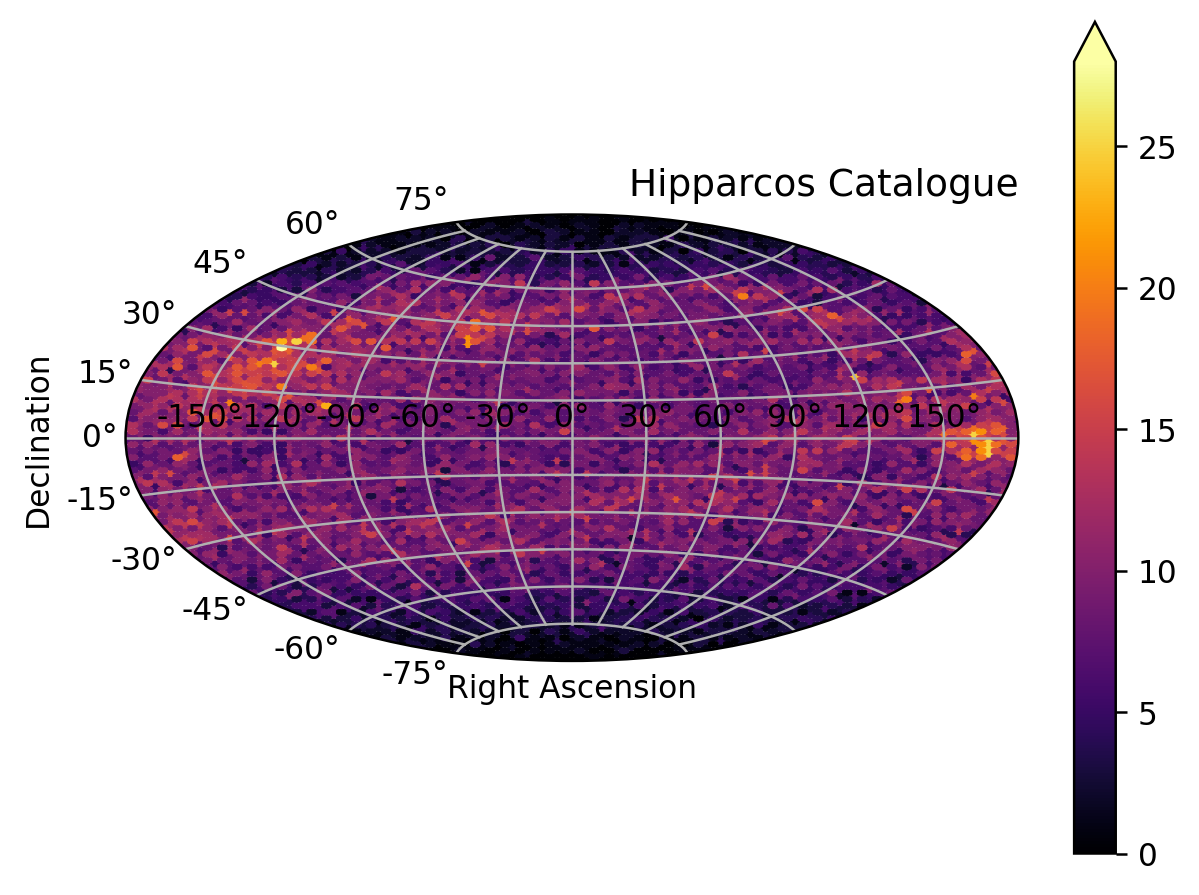

Generate this figure with Python:
#!/usr/pkg/bin/python3.9

#
# Time-stamp: <2022/11/20 22:21:14 (CST) daisuke>
#

# importing gzip module
import gzip

# importing numpy module
import numpy

# importing astropy module
import astropy.units
import astropy.coordinates

# importing matplotlib module
import matplotlib.figure
import matplotlib.backends.backend_agg

# units
u_ha  = astropy.units.hourangle
u_deg = astropy.units.deg
u_rad = astropy.units.rad

# files
file_cat    = 'hip2.dat.gz'
file_output = 'ai202209_s10_02_03.pdf'

# list to store data
list_ra_rad  = []
list_dec_rad = []

# counting number of data
n = 0

# opening file
with gzip.open (file_cat, 'rb') as fh:
    # reading data
    for line in fh:
        n += 1

# opening file
with gzip.open (file_cat, 'rb') as fh:
    # reading data
    i = 0
    for line in fh:
        # decoding raw byte data
        line = line.decode ('utf-8')
        
        # extracting data
        ra_str  = line[15:28].strip ()
        dec_str = line[29:42].strip ()
        mag_str = line[129:136].strip ()
        BV_str  = line[152:158].strip ()

        # skipping, if any of data is missing.
        if ( (ra_str == '') or (dec_str == '') or (mag_str == '') \
             or (BV_str == '') ):
            continue
        # conversion from string to float
        ra_rad  = float (ra_str)
        dec_rad = float (dec_str)
        mag     = float (mag_str)
        BV      = float (BV_str)
    
        # coordinate
        coord = astropy.coordinates.SkyCoord (ra_rad, dec_rad, \
                                              frame=astropy.coordinates.ICRS, \
                                              unit=u_rad)

        # appending data to lists
        ra_rad_wrap = coord.ra.wrap_at (180 * u_deg).radian
        list_ra_rad.append (ra_rad_wrap)
        list_dec_rad.append (coord.dec.radian)

        # progress
        i += 1
        if (i % 5000 == 0):
            print ("progress: %6d / %6d" % (i, n) )

# making numpy arrays
data_ra_rad = numpy.array (list_ra_rad)
list_ra_rad.clear ()
data_dec_rad = numpy.array (list_dec_rad)
list_dec_rad.clear ()

# making objects "fig" and "ax"
fig    = matplotlib.figure.Figure ()
canvas = matplotlib.backends.backend_agg.FigureCanvasAgg (fig)
ax     = fig.add_subplot (111, projection="aitoff")

matplotlib.rcParams['agg.path.chunksize'] = 10000

# axes
ax.grid ()
ax.set_title ('Hipparcos Catalogue', loc='right')
ax.set_xlabel ('Right Ascension')
ax.set_ylabel ('Declination')

# plotting data
density = ax.hexbin (data_ra_rad, data_dec_rad, gridsize=120, \
                     cmap=matplotlib.cm.inferno)
fig.colorbar (density, ax=ax, spacing='uniform', extend='max')

# saving file
fig.savefig (file_output, bbox_inches="tight", dpi=225)
